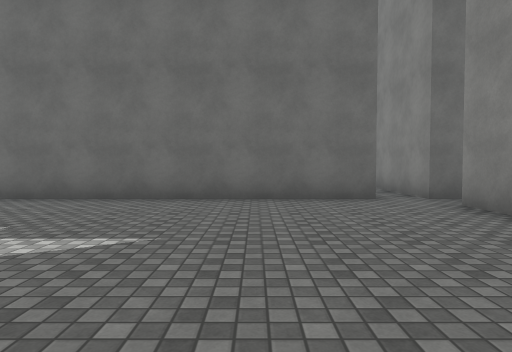
[1] (above)

24 first-person views from a walk through a 3-D level made in the Unity game engine. The camera is 1.3 m above the floor, tilts 2° down and sees 75° across. The floor is counted in squares, 2 m on a side. Each view is taken from the middle of a square. On the plan, view 1 faces up. The plan holds only what a view shows up to about 10 squares ahead; the rest is blank. The place goes on beyond the plan. Surface patterns are stand-ins for the level's own textures.

[2]
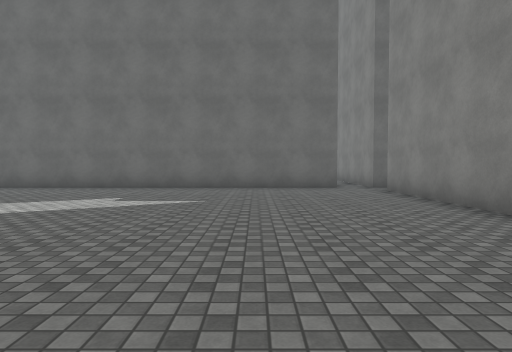

[3]
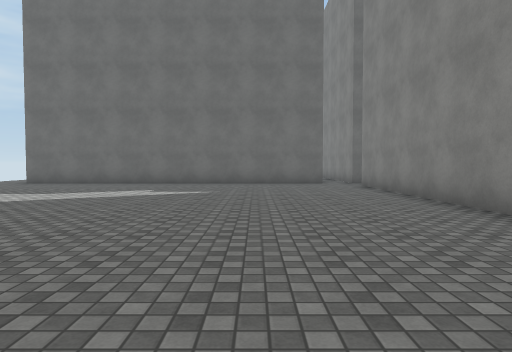

[4]
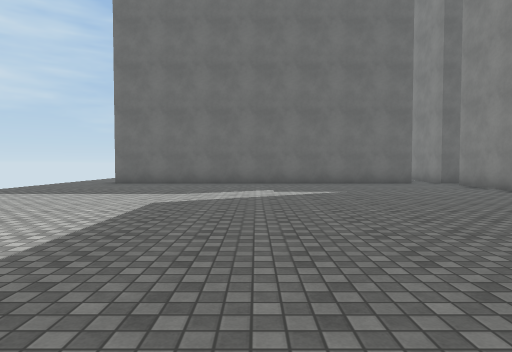

[5]
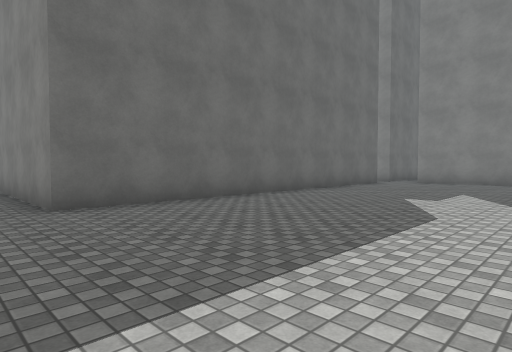

[6]
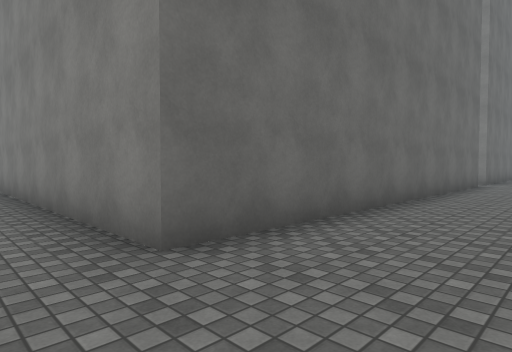

[7]
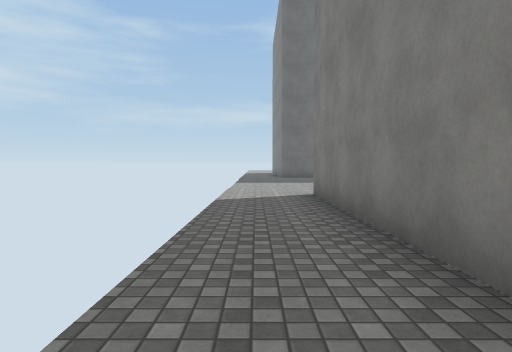

[8]
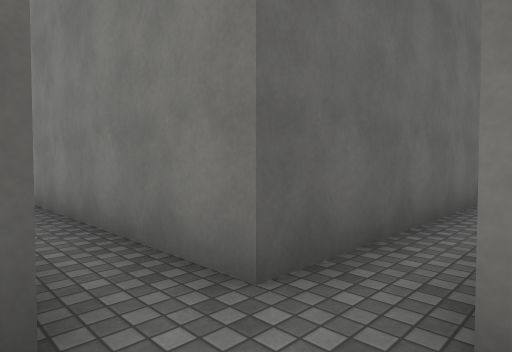

[9]
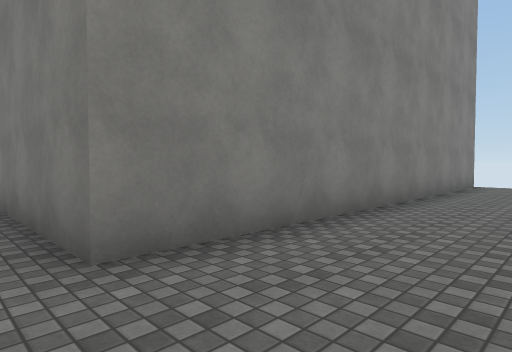

[10]
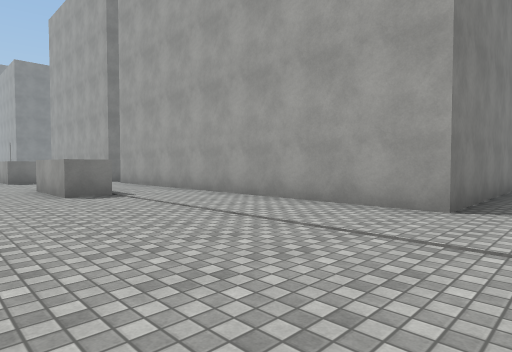

[11]
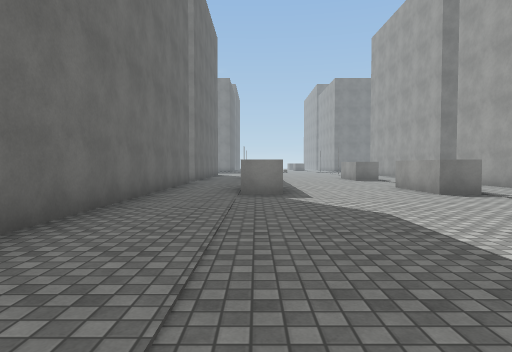

[12]
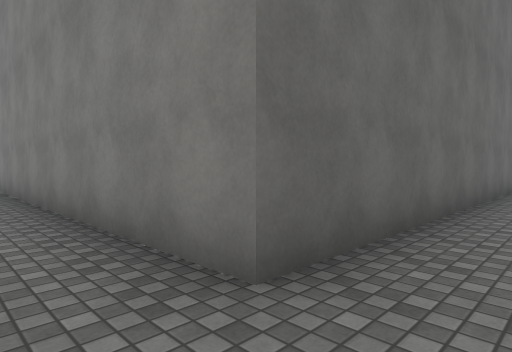

[13]
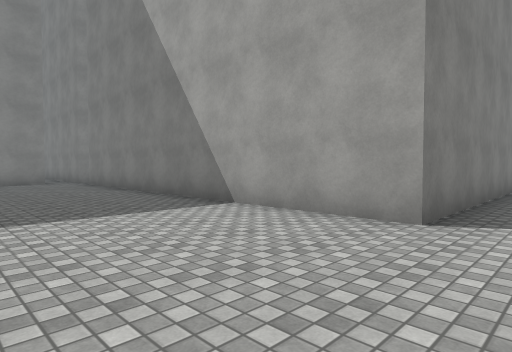

[14]
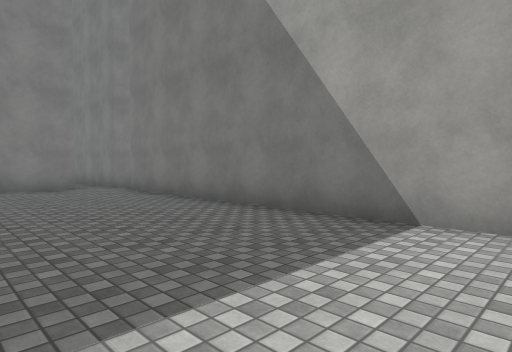

[15]
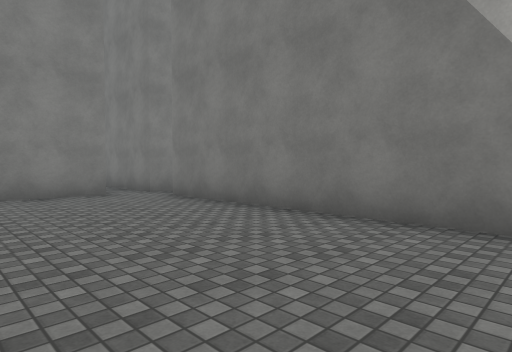

[16]
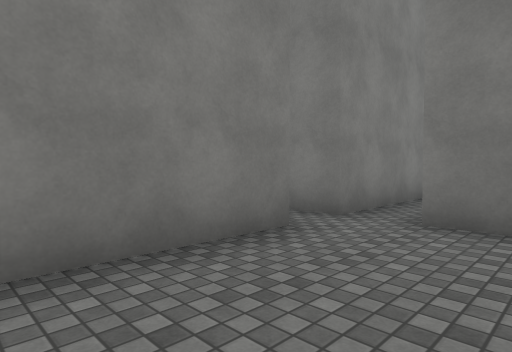

[17]
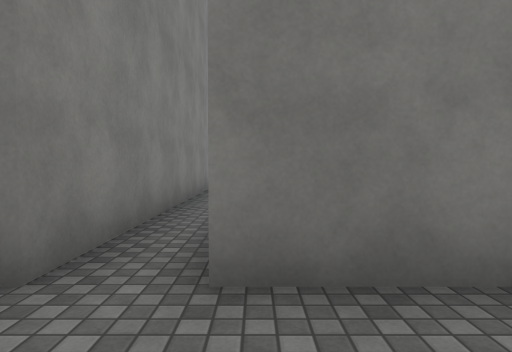

[18]
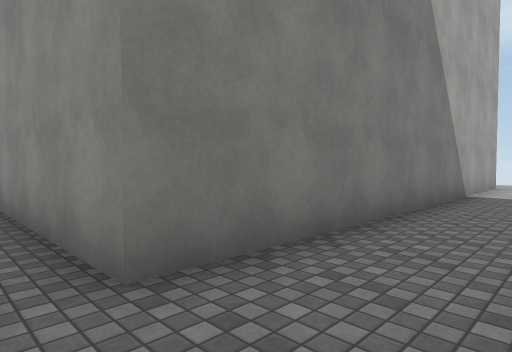

[19]
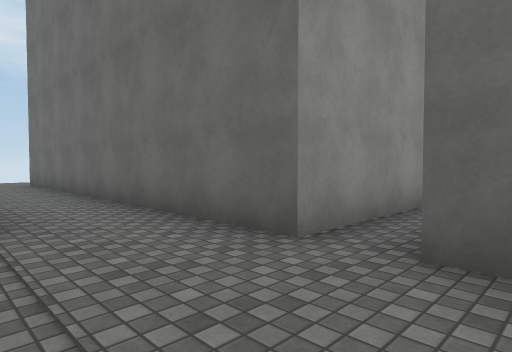

[20]
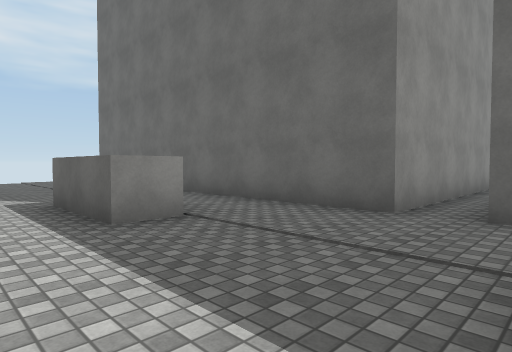

[21]
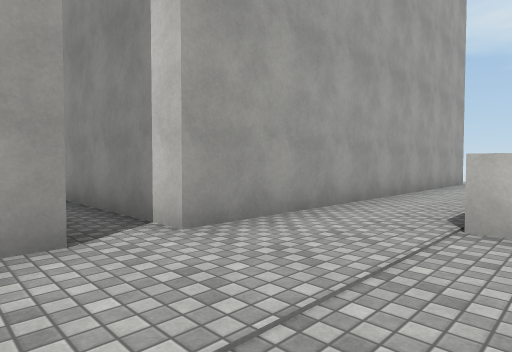

[22]
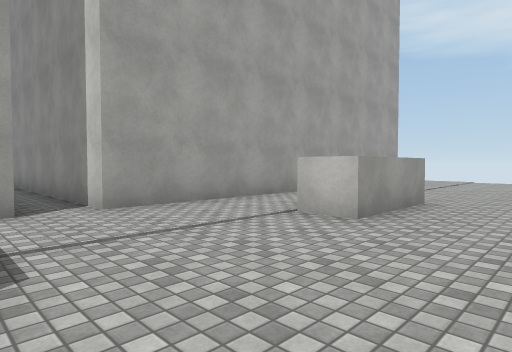

[23]
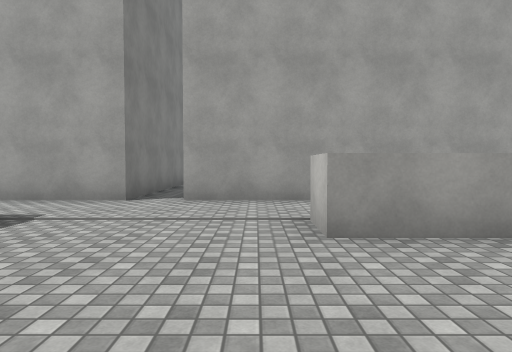

[24]
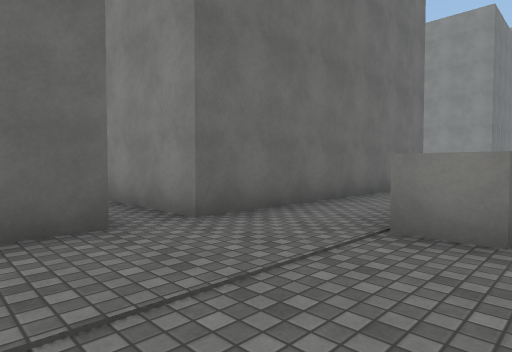

### Floor plan
Points are (right, up) in squares from view 1. A wall is a line through its corners. A room is listed if a view was taken in it or the views show most of it. See-through windows are left out.
Room 1 (views 1, 2, 3, 4, 5, 6, 7, 8, 9)
walls: (2.4, 6.2) (-7.7, 6.2) (-7.7, 15.3); (3.2, -4.9) (3.2, 5.2) (6.9, 5.2); (8.4, 6.2) (3.2, 6.2) (3.2, 15.3); (2.2, 15.3) (2.2, 8.9)
ways out: opening at (-8.5, 15.5) to room 2; opening at (3, 15) to room 2
Room 2 (views 10, 11, 12, 19, 20, 21, 22, 23, 24)
walls: (8.8, 24.2) (3.2, 24.2) (3.2, 33.2); (4.1, 21.4) (4.1, 22.4); (3.2, 15.3) (5.5, 15.3); (0.4, 22.4) (0.4, 21.4) (-1.9, 21.4) (-1.9, 22.4); (-1.9, 17.1) (-1.9, 18.1) (0.4, 18.1) (0.4, 17.1); (2.2, 33.2) (2.2, 24.2) (-7.7, 24.2) (-7.7, 33.2); (-7.7, 15.3) (2.2, 15.3)
ways out: opening at (-8.5, 15.5) to room 1; opening at (3, 15) to room 1; opening at (-8.5, 34.5) to room 3; opening at (3, 34) to room 3
Room 3 (views 13, 14, 15, 16, 17, 18)
walls: (3.2, 34.1) (3.2, 36.8); (3.2, 33.2) (5.9, 33.2); (-7.7, 33.2) (2.2, 33.2)
ways out: opening at (-8.5, 34.5) to room 2; opening at (3, 34) to room 2

Positions as (right, up) in squares from view 1, and headings:
1: (0, 0), facing up
2: (0, -3), facing up
3: (0, -5), facing up
4: (-3, -5), facing up
5: (-9, 1), facing up-right
6: (-9, 4), facing up-right
7: (-9, 8), facing up
8: (2, 5), facing up-right
9: (1, 6), facing down-right
10: (-9, 20), facing down-right
11: (-9, 22), facing right
12: (-9, 23), facing up-right
13: (-9, 37), facing down-right
14: (-6, 37), facing down-right
15: (-4, 37), facing down-right
16: (1, 37), facing down-right
17: (2, 35), facing down
18: (3, 35), facing down-left
19: (4, 22), facing up-left
20: (4, 20), facing up-left
21: (4, 18), facing down-left
22: (4, 20), facing down-left
23: (1, 21), facing down
24: (1, 21), facing up-right
